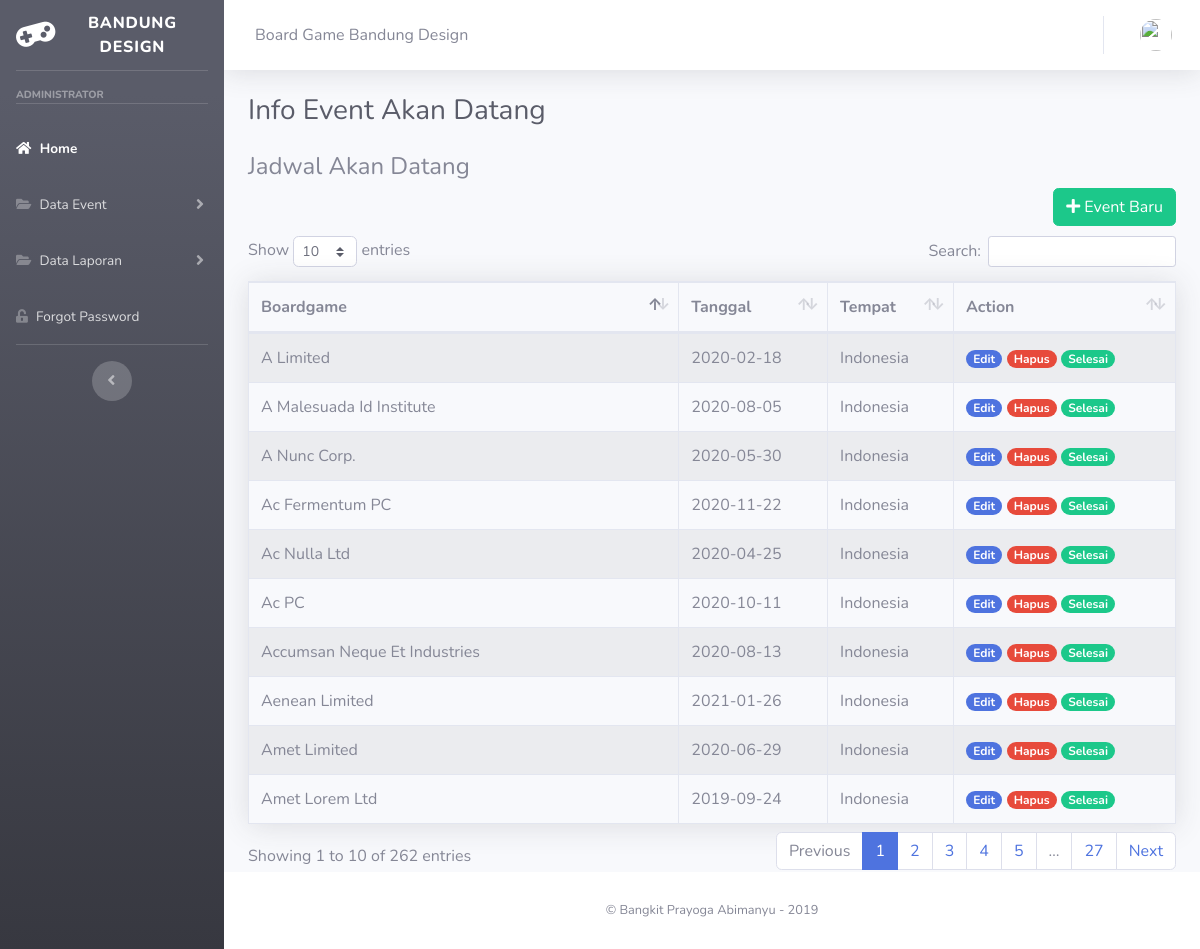
Page /my-project/index.php/user/akandatang on the committed database.
### tables this page shows
CREATE TABLE `event_ak` (
  `id` int(11) NOT NULL,
  `boardgame` varchar(128) NOT NULL,
  `tanggal` date NOT NULL,
  `tempat` varchar(128) NOT NULL,
  `status` int(11) NOT NULL,
  `notif` int(11) NOT NULL
);

### my-project/application/controllers/User.php (called while the page is built, shortened)
<?php
class User extends CI_Controller
{
    public function __construct()
    {
        $this->load->model('mdataps');
        $this->load->model('mdatapd');
        $this->load->model('eventAk');
    }
    public function akandatang()
    {
        $data['user'] = $this->db->get_where('user', ['email' => $this->session->userdata('email')])->row_array();
        $this->load->model('eventAk');
        $this->load->helper('url');
        $data['data'] = $this->eventAk->tampil_data_ak();
        $this->load->view('templates/header', $data);
        $this->load->view('templates/sidebar', $data);
        $this->load->view('templates/topbar', $data);
        $this->load->view('user/akandatang', $data);
        $this->load->view('templates/footer');
    }
}

### my-project/index.php (called while the page is built, shortened)
<?php
require_once BASEPATH.'core/CodeIgniter.php';

### my-project/application/models/EventAk.php (called while the page is built, shortened)
<?php
class eventAk extends CI_Model
{
    function tampil_data_ak()
    {
        $this->db->where('status', 0);
        return $this->db->get('event_ak');
    }
}

### my-project/application/views/user/akandatang.php (the view)
<div class="container-fluid">
    <h1 class="h3 mb-4 text-gray-800"> Info Event Akan Datang</h1>
    <section class="content">
        <tr>
            <th>
                <h4> Jadwal Akan Datang </h4>
            </th>
        </tr>
        <a href="<?= base_url() ?>user/input_dataak" class="btn btn-success" style="float:right;"><i class="fa fa-plus"></i> Event Baru </a>
        <br>
        <br>
        <table class="table table-bordered table-striped shadow " id="table1">
            <thead>
                <tr>
                    <th> Boardgame </th>
                    <th> Tanggal </th>
                    <th> Tempat </th>
                    <th> Action </th>
                </tr>
            </thead>
            <tbody>
                <?php foreach ($data->result() as $p) : ?>
                    <tr>
                        <td><?php echo $p->boardgame; ?></td>
                        <td><?php echo $p->tanggal; ?></td>
                        <td><?php echo $p->tempat; ?></td>
                        <td>
                            <a href="<?= base_url(); ?>user/edit_dataak/<?= $p->id; ?>" class="badge badge-pill badge-primary">Edit</a>
                            <a href="<?= base_url(); ?>user/hapusdataak/<?= $p->id; ?>" class="badge badge-pill badge-danger">Hapus</a>
                            <a href="<?= base_url(); ?>user/selesai_dataak/<?= $p->id; ?>" class="badge badge-pill badge-success">Selesai</a>
                        </td>
                    </tr>
                <?php endforeach; ?>
            </tbody>
        </table>
    </section>
</div>
</div>

### rows in the picture
event_ak: boardgame "Amet Lorem Ltd", tanggal "2019-09-24", tempat "Indonesia"
event_ak: boardgame "A Malesuada Id Institute", tanggal "2020-08-05", tempat "Indonesia"
event_ak: boardgame "A Limited", tanggal "2020-02-18", tempat "Indonesia"
event_ak: boardgame "Ac Nulla Ltd", tanggal "2020-04-25", tempat "Indonesia"
event_ak: boardgame "Amet Limited", tanggal "2020-06-29", tempat "Indonesia"
event_ak: boardgame "Ac Fermentum PC", tanggal "2020-11-22", tempat "Indonesia"
event_ak: boardgame "Aenean Limited", tanggal "2021-01-26", tempat "Indonesia"
event_ak: boardgame "A Nunc Corp.", tanggal "2020-05-30", tempat "Indonesia"
event_ak: boardgame "Accumsan Neque Et Industries", tanggal "2020-08-13", tempat "Indonesia"
event_ak: boardgame "Ac PC", tanggal "2020-10-11", tempat "Indonesia"
